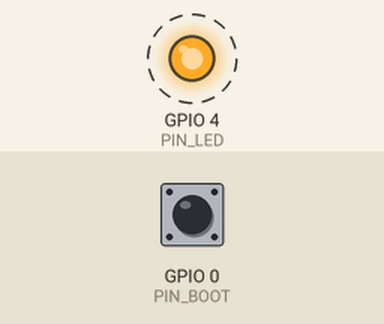
The sketch below on a simulated ESP32. Shown: output pins drawn as LEDs (lit = HIGH). Dashed ring = blinking. Inputs (shaded band) come from the test bench; at power-on: GPIO 0 (PIN_BOOT) HIGH. What the sketch prints to the serial monitor is not drawn.

Above: at 0.87 s.
1.3 s: GPIO 0 (PIN_BOOT) pulled LOW for 0.15 s
Timing chart, 0 to 10.3 s (numbered marks = the images above; inputs shaded):
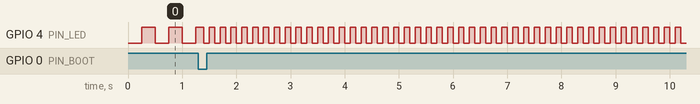

Measured:
- after the input at 1.3 s, GPIO 4 (PIN_LED): alternates HIGH for 0.10 s and LOW for 0.10 s, starting after 0.10 s
- by itself, GPIO 4 (PIN_LED): alternates HIGH for 0.25 s and LOW for 0.25 s

The sketch:

Test.ino
```cpp
const int PIN_LED= 4;
const int PIN_BOOT= 0;
const int FREQ_MIN_HZ= 2;
const int FREQ_MAX_HZ= 5;

hw_timer_t* timer = nullptr;
volatile bool ledState = false;
volatile bool btnEvent = false;
volatile uint32_t lastBtnMs = 0;
const uint32_t DEBOUNCE_MS = 150;

int currentHz = FREQ_MIN_HZ;
volatile uint32_t penultimaPulsacion=0;


void setBlinkFrequency(int hz) {
  if (hz < 2) hz = 2;
  uint64_t half_us = 500000 / hz;
  timerAlarm(timer, half_us, true, 0);
}


void ARDUINO_ISR_ATTR onTimer() {
  ledState = !ledState;
  digitalWrite(PIN_LED, ledState );
}


void ARDUINO_ISR_ATTR onBoot() {
  uint32_t now = millis();
  if (now - lastBtnMs >= DEBOUNCE_MS) {
    penultimaPulsacion = lastBtnMs;
    btnEvent = true;
    lastBtnMs = now;
  }
}

void setup() {
  Serial.begin(115200);
  pinMode(PIN_LED, OUTPUT);
  digitalWrite(PIN_LED, LOW);

  pinMode(PIN_BOOT, INPUT_PULLUP);
  timer = timerBegin(1000000);
  timerAttachInterrupt(timer, &onTimer);
  setBlinkFrequency(currentHz);

  attachInterrupt(PIN_BOOT, onBoot, FALLING);
  float period_ms = 1000.0f / currentHz;
  float half_ms   = period_ms / 2.0f;
  Serial.printf("Boton Presionado -> Hz = %d | Tiempo transcurido %d \n" ,currentHz,lastBtnMs-penultimaPulsacion );
}

void loop() {
  if (btnEvent) {
    btnEvent = false;
    currentHz=(currentHz==FREQ_MIN_HZ)?FREQ_MAX_HZ:FREQ_MIN_HZ;
    if (currentHz > FREQ_MAX_HZ) {
      currentHz = FREQ_MIN_HZ;
    }
    setBlinkFrequency(currentHz);
    float period_ms = 1000.0f / currentHz;
    float half_ms   = period_ms / 2.0f;
    Serial.printf("Boton Presionado -> Hz = %d | Tiempo transcurido %d \n" ,currentHz,lastBtnMs-penultimaPulsacion );
  }
}
```
